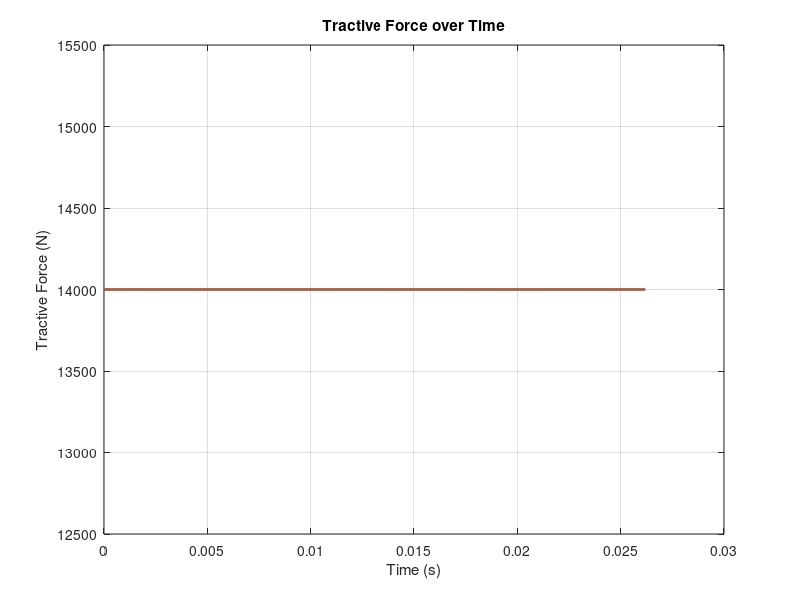

The MATLAB script that drew this image:
% Parameters
mass = 300; % mass of the car in kg
motorTorque = 1000; % torque of the electric motor in Nm
finalDriveRatio = 3.5; % final drive ratio of the car
tireRadius = 0.25; % loaded radius of the tire in meters
distance = 90; % distance of the acceleration run in meters

% Calculate acceleration
time = sqrt((2 * distance) / (motorTorque * finalDriveRatio * tireRadius * mass));

% Create time vector
t = linspace(0, time, 1000);

% Calculate tractive force
Ft = motorTorque * finalDriveRatio / tireRadius;


% Plot tractive force over time
plot(t, Ft * ones(size(t)), 'LineWidth', 2);
xlabel('Time (s)');
ylabel('Tractive Force (N)');
title('Tractive Force over Time');
grid on;
hold on;

% Plot acceleration
plot(t, Ft * ones(size(t)), 'LineWidth', 2);
xlabel('Time (s)');
ylabel('Tractive Force (N)');

% Plot acceleration

%Plot Power of motor


